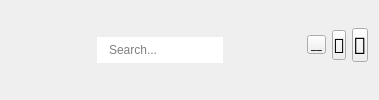
     <widget class="QWidget" name="widget_4" native="true">
      <property name="styleSheet">
       <string notr="true">#maximized_btn {margin-bottom: 10px;}

#normalize_btn {margin-bottom: 10px;}

#hide_btn {margin-bottom: 10px;}</string>
      </property>
      <layout class="QGridLayout" name="gridLayout">
       <item row="0" column="0">
        <layout class="QHBoxLayout" name="horizontalLayout">
         <property name="spacing">
          <number>6</number>
         </property>
         <item>
          <widget class="QPushButton" name="change_btn">
           <property name="styleSheet">
            <string notr="true">padding: 5px;
border: none;
width: 30px;
height: 30px;</string>
           </property>
           <property name="text">
            <string/>
           </property>
           <property name="icon">
            <iconset resource="resource.qrc">
             <normaloff>:/icon/icon/menu-4-32.ico</normaloff>:/icon/icon/menu-4-32.ico</iconset>
           </property>
           <property name="iconSize">
            <size>
             <width>14</width>
             <height>14</height>
            </size>
           </property>
           <property name="checkable">
            <bool>true</bool>
           </property>
          </widget>
         </item>
         <item>
          <spacer name="horizontalSpacer_3">
           <property name="orientation">
            <enum>Qt::Horizontal</enum>
           </property>
           <property name="sizeHint" stdset="0">
            <size>
             <width>40</width>
             <height>20</height>
            </size>
           </property>
          </spacer>
         </item>
         <item>
          <widget class="QLineEdit" name="search_input">
           <property name="styleSheet">
            <string notr="true">#search_input {
		border: none;
		padding: 5px 10px;
	}

#search_input:focus {
		background-color: #70B9FE;
	}</string>
           </property>
           <property name="placeholderText">
            <string>Search...</string>
           </property>
          </widget>
         </item>
         <item>
          <widget class="QPushButton" name="search_btn">
           <property name="styleSheet">
            <string notr="true">#search_btn {	border: none;
}</string>
           </property>
           <property name="text">
            <string/>
           </property>
           <property name="icon">
            <iconset resource="resource.qrc">
             <normaloff>:/icon/icon/search-13-48.ico</normaloff>
             <normalon>:/icon/icon/search-13-48.ico</normalon>:/icon/icon/search-13-48.ico</iconset>
           </property>
          </widget>
         </item>
         <item>
          <spacer name="horizontalSpacer_2">
           <property name="orientation">
            <enum>Qt::Horizontal</enum>
           </property>
           <property name="sizeHint" stdset="0">
            <size>
             <width>40</width>
             <height>20</height>
            </size>
           </property>
          </spacer>
         </item>
         <item>
          <widget class="QPushButton" name="hide_btn">
           <property name="font">
            <font>
             <family>Century Gothic</family>
             <pointsize>9</pointsize>
            </font>
           </property>
           <property name="text">
            <string> __ </string>
           </property>
          </widget>
         </item>
         <item>
          <widget class="QPushButton" name="normalize_btn">
           <property name="sizePolicy">
            <sizepolicy hsizetype="Minimum" vsizetype="Fixed">
             <horstretch>0</horstretch>
             <verstretch>0</verstretch>
            </sizepolicy>
           </property>
           <property name="font">
            <font>
             <family>Wingdings 2</family>
             <pointsize>15</pointsize>
            </font>
           </property>
           <property name="styleSheet">
            <string notr="true"/>
           </property>
           <property name="text">
            <string></string>
           </property>
          </widget>
         </item>
         <item>
          <widget class="QPushButton" name="maximized_btn">
           <property name="font">
            <font>
             <family>Wingdings 2</family>
             <pointsize>17</pointsize>
            </font>
           </property>
           <property name="text">
            <string></string>
           </property>
          </widget>
         </item>
        </layout>
       </item>
      </layout>
     </widget>
